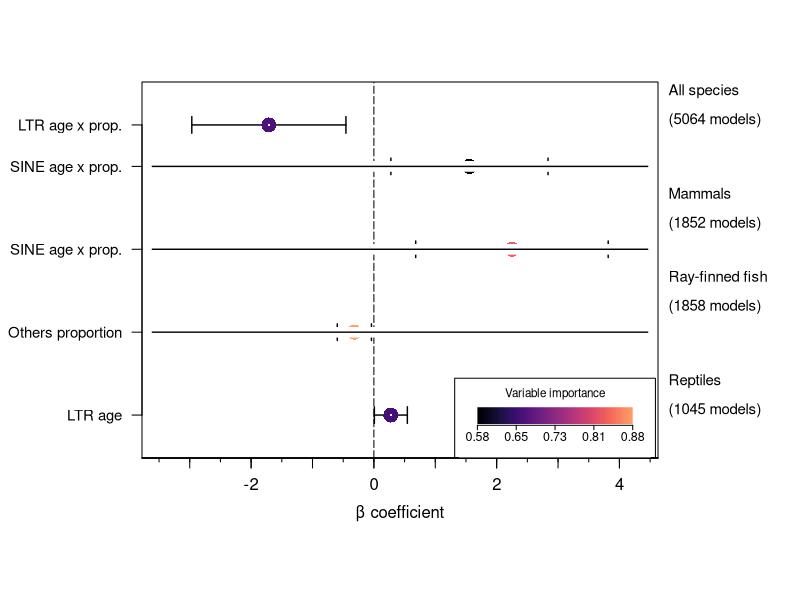

Generate this figure with R:


library(viridis)

combined.df <- read.csv("../../results/model-averaging.csv")

# y positions
y <- c()
line <- c()
for (i in 1:length(combined.df$clade)) {
  if (is.null(y)) {
    y <- c(1)
  } else if (combined.df$clade[i] == prev) {
    y <- c(y, tail(y, 1) + 1)
  } else {
    y <- c(y, tail(y, 1) + 2)
    line <- c(line, tail(y, 1) - 1)
  }
  prev <- combined.df$clade[i]
}
y <- max(y)-y 
imp <- combined.df$importance

# color mapping
res <- 10000 # resolution
palette <- viridis(res, begin = 0, end = 0.8, option = "A") # palette
cols <- palette[round(((imp - min(imp)) / diff(range(imp))) * (res-1)) + 1] # colors

# y labels
labels <- c()
for (i in combined.df$model) {
  rep <- toupper(regmatches(i, regexpr("(?<=\\.)[a-zA-Z]+", i, perl = TRUE)))
  if (rep == "OTHERS") {
    rep <- "Others"
  } else if (rep == "UNKNOWN") {
    rep <- "Unknown"
  }
  
  if (grepl(":", i)) {
    type <- "age x prop."
  } else if (sub("\\..*", "", i) == "prop") {
    type <- "proportion"
  } else {
    type <- "age"
  }
  labels <- c(labels, paste(rep, type))
}

par(mar = c(7, 7, 4, 7) + 0.1) 

# main plot
x.range <- range(as.matrix(combined.df[c("lower", "upper")])) + c(-0.5, 0.5)
plot(x = combined.df$estimate, y = y, type = "n", xlim = x.range, 
     xlab = "β coefficient", ylab = NA, axes = FALSE,
     ylim = range(y) + c(-0.7, 0.7), useRaster = T, mgp = c(2.2, 0, 0)) # plot
# abline(v = 0, lty = 1, lwd = 2, col = "grey") # line at y = 0
abline(v = 0, lty = 5, lwd = 1, col = "black") # line at y = 0
# for (l in -100:4) {
#   abline(v = l, lty = 2, col = "grey") # vertical lines
# }
segments(combined.df$lower, y, combined.df$upper, y, lwd = 1.4) # confidence bars
segments(combined.df$upper, y-0.2, combined.df$upper, y+0.2, lwd = 1.4)
segments(combined.df$lower, y-0.2, combined.df$lower, y+0.2, lwd = 1.4)
points(combined.df$estimate, y, pch = 16, cex = 2, col = cols) # colored points
points(combined.df$estimate, y, pch = 16, cex = 0.324, col = "white") # center dots
axis(1, at = pretty(x.range), mgp = c(1, 0.8, 0)  ) # x axis
axis(1, at = seq(-10, 10, by = 0.5), labels = FALSE, tcl = -0.2)
axis(1, at = seq(-10, 10, by = 1), labels = FALSE, tcl = -0.5)
axis(2, at = y, labels = labels, las = 2, cex.axis = 0.9) # y axis
box()

# color bar
usr <- par("usr")
bar <- array(t(col2rgb(palette)/255), c(1, length(palette), 3))
fx1 <- 0.65; fx2 <- 0.951  # x
fy1 <- 0.095; fy2 <- 0.135 # y
xleft <- usr[1] + fx1 * diff(usr[1:2])
xright <- usr[1] + fx2 * diff(usr[1:2])
ybottom <- usr[3] + fy1 * diff(usr[3:4])
ytop <- usr[3] + fy2 * diff(usr[3:4])
rasterImage(array(t(col2rgb("white") / 255), dim = c(1, 1, 3)), 
            xleft - 0.3, ybottom - 0.9, xright + 0.3, ytop + 0.8, interpolate = FALSE)
rasterImage(bar, xleft, ybottom - 0.05, xright, ytop, interpolate = FALSE)
axis(
  side = 1, 
  at = seq(xleft, xright, length.out = 5), 
  labels = round(seq(min(imp), max(imp), length.out = 5), 2), 
  pos = ybottom - 0.008 * diff(usr[3:4]), 
  tck = -0.012, 
  cex.axis = 0.75, 
  mgp = c(1, -0.01, 1)
)
text(mean(c(xleft, xright)), 
     mean(c(ybottom, ytop)) + 0.53, 
     adj = c(0.5, 0.5), cex = 0.7, 
     labels = "Variable importance")
rect(xleft - 0.37, ybottom - 0.86, xright + 0.37, ytop + 0.7, 
     border = "black", lwd = 1)

# lines separating clades
for (j in line) {
  j <- j - 1
  rgb_vals <- col2rgb("white") / 255
  bar <- array(t(rgb_vals), dim = c(1, 1, 3))
  fx1 <- 0.02; fx2 <- 0.98  # x
  xleft <- usr[1] + fx1 * diff(usr[1:2])
  xright <- usr[1] + fx2 * diff(usr[1:2])
  ybottom <- j - 0.13
  ytop <- j + 0.13
  rasterImage(bar, xleft, ybottom, xright, ytop, interpolate = FALSE)
  segments(xleft, j, xright, j, lwd = 1.4, color = "")
}

# all species
par(xpd = TRUE)
text(4.8, 7.85, 
     adj = c(0, 0.5), cex = 0.9, 
     labels = "All species")
text(4.8, 7.15, 
     adj = c(0, 0.5), cex = 0.9, 
     labels = "(5064 models)")

# mammals
text(4.8, 5.35, 
     adj = c(0, 0.5), cex = 0.9, 
     labels = "Mammals")
text(4.8, 4.65, 
     adj = c(0, 0.5), cex = 0.9,  
     labels = "(1852 models)")

# fish
text(4.8, 3.35, 
     adj = c(0, 0.5), cex = 0.9,  
     labels = "Ray-finned fish")
text(4.8, 2.65, 
     adj = c(0, 0.5), cex = 0.9, 
     labels = "(1858 models)")

# reptiles
text(4.8, 0.85, 
     adj = c(0, 0.5), cex = 0.9, 
     labels = "Reptiles")
text(4.8, 0.15, 
     adj = c(0, 0.5), cex = 0.9, 
     labels = "(1045 models)")
par(xpd = FALSE)
par(mar = c(5, 4, 4, 2) + 0.1) 









































